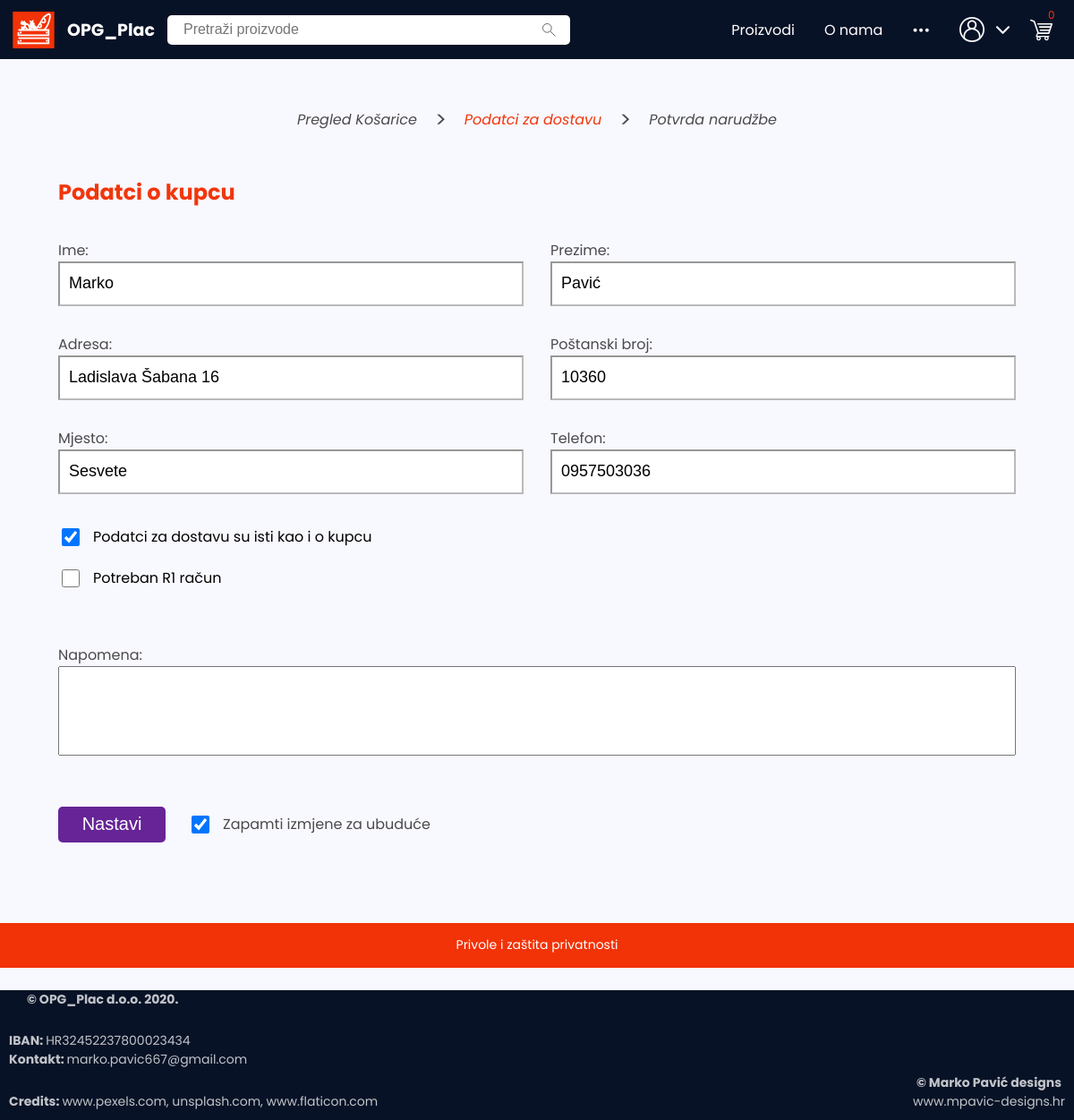
Page /dostava (signed in) on the committed database.
### OPG_Plac/models.py (models this page shows, shortened)
class User(AbstractBaseUser, PermissionsMixin):
    email = models.EmailField(unique=True, verbose_name="email_address", max_length=200)
    first_name = models.CharField(max_length=100)
    last_name = models.CharField(max_length=150)
    is_staff = models.BooleanField(default=False)
    is_admin = models.BooleanField(default=False)
    is_active = models.BooleanField(default=True)
    timestamp = models.DateTimeField(auto_now_add=True)
    USERNAME_FIELD = 'email'  # Login via email
    REQUIRED_FIELDS = ['first_name', "last_name"]
    objects = UserManager()  # Assign custom user_manager to a custom_user
    def __str__(self):
        return self.email

class ExtendedUser(models.Model):
    user = models.OneToOneField(User, on_delete=models.CASCADE)
    address = models.CharField(max_length=200)
    place = models.CharField(max_length=100)
    post_code = models.CharField(max_length=5)
    phone = models.CharField(max_length=20)
    delivery_first_name = models.CharField(max_length=100, blank=True)
    delivery_last_name = models.CharField(max_length=150, blank=True)
    delivery_address = models.CharField(max_length=200, blank=True)
    delivery_place = models.CharField(max_length=100, blank=True)
    delivery_post_code = models.CharField(max_length=5, blank=True)
    delivery_phone = models.CharField(max_length=20, blank=True)
    company_name = models.CharField(max_length=200, blank=True)
    company_address = models.CharField(max_length=200, blank=True)
    company_post_code = models.CharField(max_length=5, blank=True)
    OIB = models.CharField(max_length=11, blank=True)
    same_delivery = models.BooleanField(default=True)
    need_R1 = models.BooleanField(default=False)

### OPG_Plac/views.py (the view)
# urls.py: path("dostava", view_delivery, name="dostava"),
@login_required(login_url="/prijava")
def view_delivery(request):
    user = models.User.objects.get(email=request.user)
    if len(user.cart.all()) == 0:
        return redirect("/košarica")
    try:
        user_info = serializers.serialize_user_info(user.extendeduser)
    except ObjectDoesNotExist:
        user_info = {
            "first_name": user.first_name,
            "last_name": user.last_name
        }
    return render(request, "components/cart/delivery.html", user_info)

### OPG_Plac/serializers.py (called while the page is built, shortened)
def serialize_user_info(extended_user):
    user_info = {
        "first_name": extended_user.user.first_name,
        "last_name": extended_user.user.last_name,
        "address": extended_user.address,
        "place": extended_user.place,
        "post_code": extended_user.post_code,
        "phone": extended_user.phone,
        "same_delivery": extended_user.same_delivery,
        "need_R1": extended_user.need_R1
    }
    print(user_info)
    return user_info

### OPG_Plac/templates/components/cart/delivery.html (shortened to what this page needs)
{% extends 'components/site_frame.html' %}
{% load static %}
{% block head %}
    <link rel="stylesheet" href="{% static 'subpages/cart/delivery.css' %}">
    <link rel="stylesheet" href="{% static 'subpages/cart/subnav.css' %}">
{% endblock %}
{% block body %}
    {% include '../navbar.html' %}
    {% include './subnav.html' with step="delivery" %}
        <div class="deliver-form-top-container">
            <h2>Podatci o kupcu</h2>
            <form class="delivery-data-form">
                <div class="delivery-form-input-group">
                    <div id="name-container">
                        <label for="name">Ime:</label>
                        <input value="{{first_name}}" type="text" name="name" id=name>
                    </div>
                    <div id="surname-container">
                        <label for="surname">Prezime:</label>
                        <input value="{{last_name}}" id="surname" type="text" name="surname">
                    </div>
                </div>
                <div class="delivery-form-input-group">
                    <div id="address-container">
                        <label for="address">Adresa:</label>
                        <input value="{{address}}" id="address" type="text" name="address">
                    </div>
                    <div id="post_code-container">
                        <label  for="post-code">Poštanski broj:</label>
                        <input value="{{post_code}}" id="post_code" oninput="validate_pcode_input(this)" type="text">
                    </div>
                </div>
                <div class="delivery-form-input-group">
                    <div id="place-container">
                        <label for="place">Mjesto:</label>
                        <input value="{{place}}" id="place" type="text" name="place">
                    </div>
                    <div id="phone-container">
                        <label for="phone">Telefon:</label>
                        <input value="{{phone}}" id="phone" oninput="validate_phone_num(this)" type="text">
                    </div>
                </div>
            </form>
            <form class="delivery-data-form">
                <div>
                    <div class="delivery-data-form-checkbox-box">
                        <input {% if same_delivery is False %} {% else %} checked {% endif %} name="same_delivery" onchange="show_hide_delivery_form()" id="same-delivery-chckbox" type="checkbox">
                        <label for="same_delivery">Podatci za dostavu su isti kao i o kupcu</label>
                    </div>
                    <div class="delivery-data-form-checkbox-box">
                        <input {% if need_R1 %} checked {% endif %} name="need_r1" onchange="show_hide_r1_form()" id="need-r1-chckbox" type="checkbox">
                        <label for="need_r1">Potreban R1 račun</label>
                    </div>
                </div>
                <div class="delivery-form-input-group">
                    <div class="delivery-form-notice-textarea-container">
                        <label for="notice">Napomena:</label>
                        <textarea name="notice" id="notice" cols="30" rows="10"></textarea>
                    </div>
                </div>
                <div class="delivery-form-input-group">
                    <div class="delivery-data-form-checkbox-box">
                        <button onclick="submit_delivery_data(event)" class="delivery-data-submit-btn">Nastavi</button>
                        <input checked id="remember-input-chckbox" name="remember" type="checkbox">
                        <label for="remember">Zapamti izmjene za ubuduće</label>
                    </div>
                </div>
            </form>
        </div>
    {% include '../footer.html' %}
{% endblock %}

### OPG_Plac/static/style.css (style rules this page uses)
* { box-sizing: border-box; }
body { background: ghostwhite; margin: 0; padding: 0; font-family: Poppins, sans-serif; }

### OPG_Plac/static/subpages/cart/delivery.css (style rules this page uses)
.deliver-form-top-container { width: 100%; max-width: 1100px; margin: auto; }
.deliver-form-top-container h2 { color: #f2360b; padding-left: 15px; }
.delivery-data-form { width: 100%; }
.delivery-form-input-group { display: flex; justify-content: space-between; }
.delivery-form-input-group div { width: 50%; padding: 15px; }
.delivery-form-input-group label { display: block; color: rgba(0,0,0,0.7); }
.delivery-form-input-group input { height: 50px; width: 100%; transition: outline 0.3s ease; border-color: rgba(0,0,0,0.4); padding-left: 10px; padding-right: 10px; font-size: 18px; }
.delivery-form-notice-textarea-container { margin-top: 30px; width: 100% !important; }
#notice { width: 100%; height: 100px; resize: none; font-size: 18px; padding: 10px; }
.delivery-data-form-checkbox-box { padding-left: 15px; margin-bottom: 15px; margin-top: 20px; display: flex; align-items: center; }
.delivery-data-form-checkbox-box input { width: 20px; height: 20px; margin-right: 15px; }
.delivery-data-submit-btn { height: 40px; width: 120px; margin-right: 25px; border: none; background-color: #662496; border-radius: 5px; color: white; font-size: 20px; }

### rows in the picture
User: name "Marko", surname "Pavić"
ExtendedUser: address "Ladislava Šabana 16", post_code "10360", place "Sesvete", phone "0957503036"
